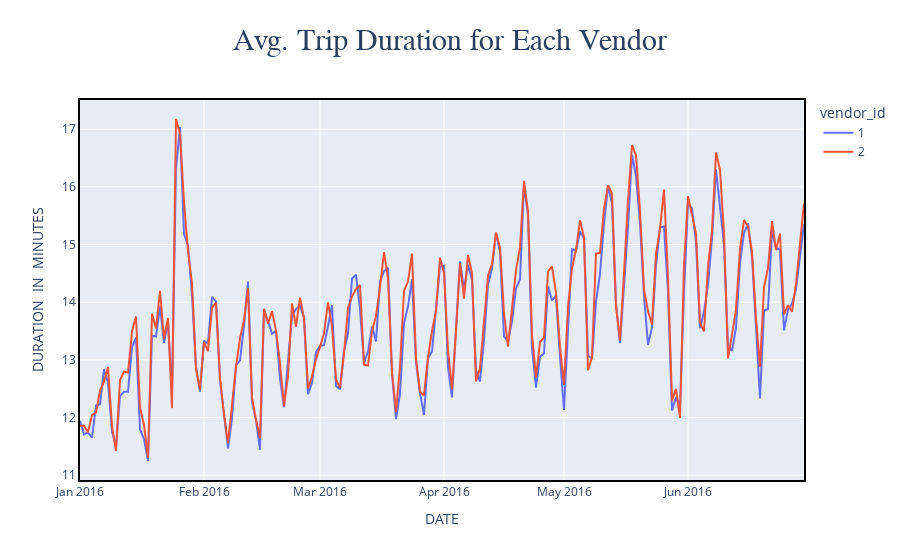

The code cell stored with this chart in its notebook:
### Code cell
fig = px.line(vendor_dur_df,x ='pickupdate',y='DurationMIN',color ='vendor_id',
             title=dict(text="Avg. Trip Duration for Each Vendor ",
                        font_family ="Franklin Gothic Medium",
                        font_size=30,
                        x=0.5))
fig.update_xaxes(showline=True, linewidth=2, linecolor='black', mirror=True)
fig.update_yaxes(showline=True, linewidth=2, linecolor='black', mirror=True)
fig.update_yaxes(title ='DURATION  IN  MINUTES')
fig.update_xaxes(title ='DATE')

### Figure 1 — Plotly figure (JSON) as saved in the notebook; plotly's stock layout.template omitted (floating-point values rounded to 4 significant figures; data arrays with more than 128 entries replaced by an {"elided": "..."} marker saying what was removed)
{"data": [{"hovertemplate": "vendor_id=1<br>pickupdate=%{x}<br>DurationMIN=%{y}<extra></extra>", "legendgroup": "1", "line": {"color": "#636efa", "dash": "solid"}, "mode": "lines", "name": "1", "showlegend": true, "type": "scatter", "x": {"elided": "182 str values"}, "xaxis": "x", "y": {"elided": "182 float values"}, "yaxis": "y"}, {"hovertemplate": "vendor_id=2<br>pickupdate=%{x}<br>DurationMIN=%{y}<extra></extra>", "legendgroup": "2", "line": {"color": "#EF553B", "dash": "solid"}, "mode": "lines", "name": "2", "showlegend": true, "type": "scatter", "x": {"elided": "182 str values"}, "xaxis": "x", "y": {"elided": "182 float values"}, "yaxis": "y"}], "layout": {"legend": {"title": {"text": "vendor_id"}, "tracegroupgap": 0}, "title": {"font": {"family": "Franklin Gothic Medium", "size": 30}, "text": "Avg. Trip Duration for Each Vendor ", "x": 0.5}, "xaxis": {"anchor": "y", "domain": [0, 1], "linecolor": "black", "linewidth": 2, "mirror": true, "showline": true, "title": {"text": "DATE"}}, "yaxis": {"anchor": "x", "domain": [0, 1], "linecolor": "black", "linewidth": 2, "mirror": true, "showline": true, "title": {"text": "DURATION  IN  MINUTES"}}}}
